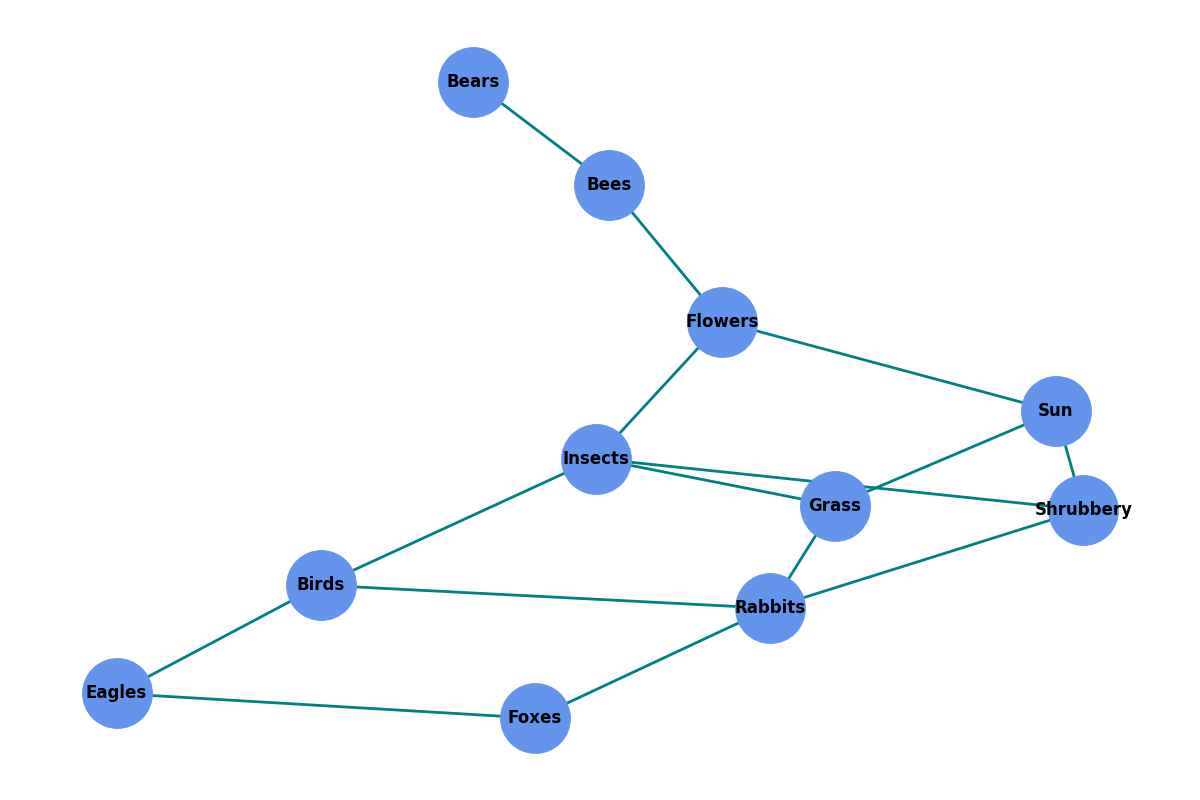

Reproduce this figure in Python.
import matplotlib.pyplot as plt
import networkx as nx

nodes = {
    "Sun": "Source",
    "Grass": "Prod.",
    "Shrubbery": "Prod.",
    "Flowers": "Prod.",
    "Insects": "Prim. Cons.",
    "Rabbits": "Prim. Cons.",
    "Birds": "Sec. Cons.",
    "Bees": "Prim. Cons.",
    "Foxes": "Tert. Cons.",
    "Eagles": "Tert. Cons.",
    "Bears": "Tert. Cons.",
}

edges = [
    ("Sun", "Grass"),
    ("Sun", "Shrubbery"),
    ("Sun", "Flowers"),
    ("Grass", "Insects"),
    ("Shrubbery", "Insects"),
    ("Flowers", "Insects"),
    ("Grass", "Rabbits"),
    ("Shrubbery", "Rabbits"),
    ("Insects", "Birds"),
    ("Rabbits", "Birds"),
    ("Rabbits", "Foxes"),
    ("Birds", "Eagles"),
    ("Foxes", "Eagles"),
    ("Flowers", "Bees"),
    ("Bees", "Bears"),
]

G = nx.Graph()  # Changed to undirected graph
G.add_nodes_from(nodes)
G.add_edges_from(edges)

pos = nx.spring_layout(G, k=0.5, iterations=50)

plt.figure(figsize=(12, 8))
nx.draw_networkx_nodes(G, pos, node_color='cornflowerblue', node_size=2500)
nx.draw_networkx_edges(G, pos, edge_color='teal', width=2)  # Removed arrows
nx.draw_networkx_labels(G, pos, font_size=12, font_weight='bold', font_color='black')

plt.axis('off')
plt.tight_layout()
plt.show()
